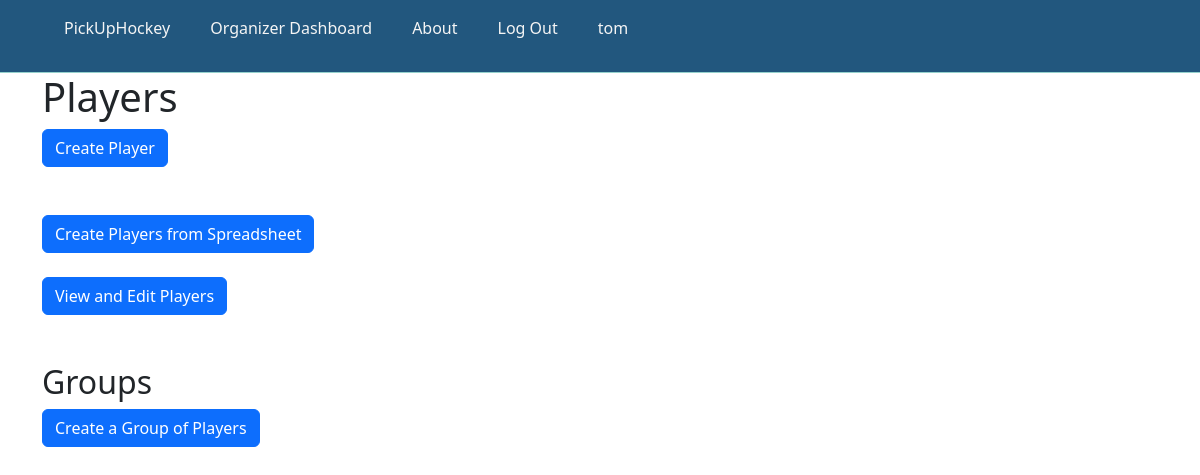
Before: /organize/my-players/ (signed in) with the older database file.
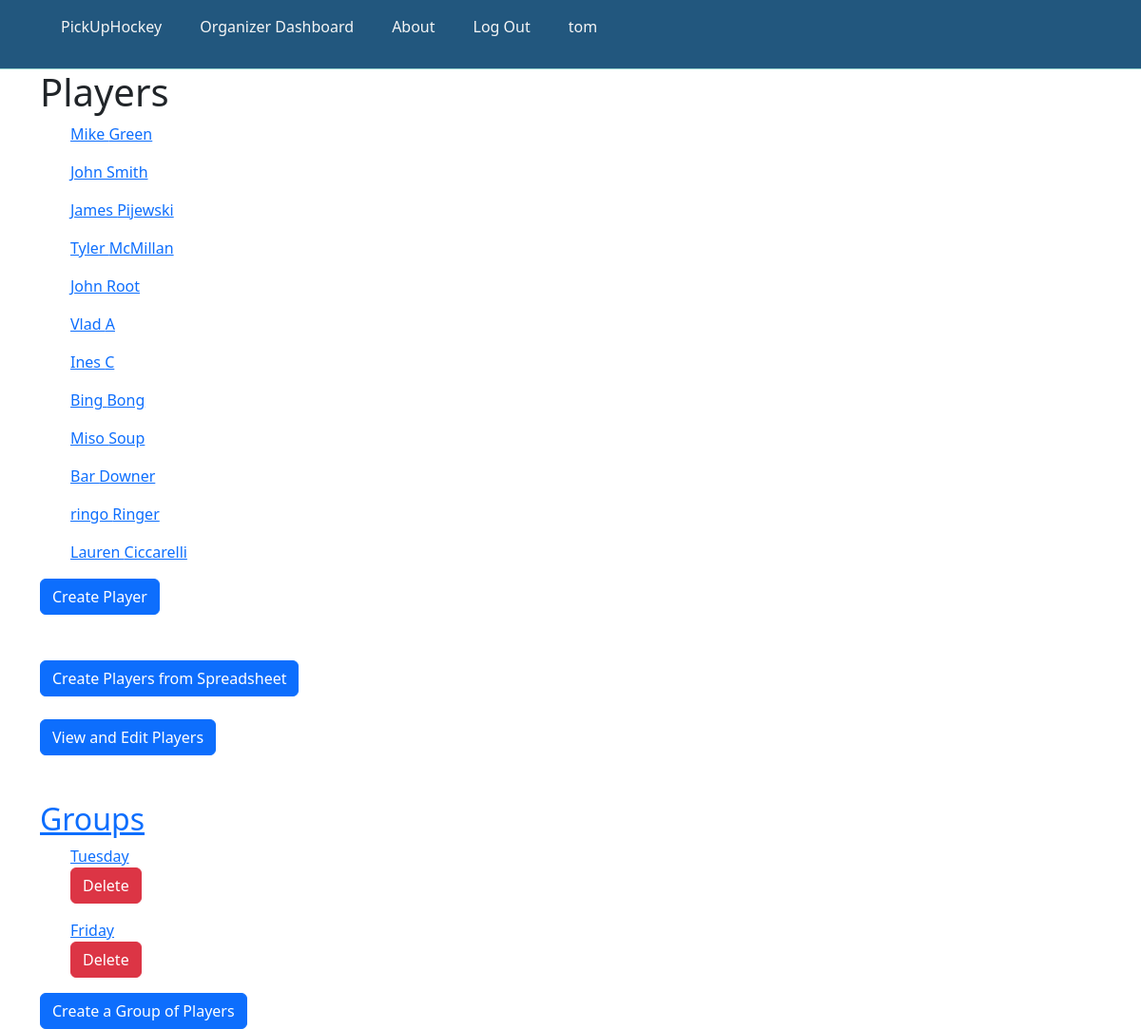
After: the same page with the newer database file.
### OrgDash/models.py (models this page shows, shortened)
class Player(models.Model):
    first_name = models.CharField(max_length=150, default= None)
    last_name = models.CharField(max_length=150, default= None)
    email = models.EmailField(max_length=150, default= None)
    skill = models.DecimalField(max_digits=4, decimal_places=1)
    created_by = models.ForeignKey(User, on_delete= models.CASCADE, default= 1)
    class Meta():
        unique_together= ("created_by", "email")

class PlayerGroup(models.Model):
    created_by = models.ForeignKey(User, on_delete= models.CASCADE, default= 1)
    name = models.CharField(max_length=100, default= "Group Name")
    members = models.ManyToManyField('Player', related_name='groups')

### OrgDash/views.py (the view)
# urls.py: path('my-players/', views.PlayerDash, name='player_dash'),
def PlayerDash(request):
    my_players = Player.objects.filter(created_by=request.user)
    my_groups = PlayerGroup.objects.filter(created_by=request.user)
    return render(request, 'OrgDash/Players/player_dash.html', {'my_groups': my_groups, 'my_players':my_players})

### OrgDash/templates/OrgDash/Players/player_dash.html (shortened to what this page needs)
{% extends 'base.html' %}
{% block body_block %}
<div class="container">
    <h1>Players</h1>
    <div row="row">
        {% for player in my_players %}
        <ul>
        <a href="{{player.id}}">{{player.first_name}} {{player.last_name}}
        </ul>
        {% endfor %}
        <form action="{% url 'OrgDash:create_player' %}">
         <button class="btn btn-primary">Create Player</button>
         <br>
         <br>
         <br>
     </form>
     <form action="{% url 'OrgDash:upload_sheet' %}">
        <button class="btn btn-primary">Create Players from Spreadsheet</button>
      <br>
    </form>
<br>
    <form action="{% url 'OrgDash:player_list' %}">
        <button class="btn btn-primary">View and Edit Players</button>
      <br>
    </form>
    <br>
    <br>
    <h2>Groups</h2>
    {% for group in my_groups %}
    <ul>
        <a href="{% url 'OrgDash:player_group_detail' pk=group.pk %}">{{group.name}} </a>
        <form action="{% url 'OrgDash:player_group_delete' group.pk %}">
            <button class="btn btn-danger">Delete </button>
        </form>
     </ul>
     {% endfor %}
    <form action="{% url 'OrgDash:create_player_group' %}">
      <button class="btn btn-primary">Create a Group of Players</button>
    <br>
  </form>
{% endblock %}

### pickuphockey/templates/base.html (shortened to what this page needs)
{% load static %}
<!DOCTYPE html>
<html lang="en">
<head>
    <link href="https://cdn.jsdelivr.net/npm/bootstrap@5.3.0-alpha1/dist/css/bootstrap.min.css" rel="stylesheet">
    <link rel="stylesheet" href="{% static 'pickuphockey.css' %}">
</head>
    <nav class="base-nav">
        <div class="base-nav-main">
        <ul class="base-nav-links">
            {% if user.is_authenticated %}
            <li class="base-nav-link">
                <a class = "brand base-nav-link " href="#">PickUpHockey</a>
            </li>
            <li class="base-nav-link">
                <a class="base-nav-link" href="{% url 'OrgDash:organizer_dashboard' %}">Organizer Dashboard</a>
            </li>
            <li class="base-nav-link">
                <a class="base-nav-link"  href="">About</a>
            </li>
            <li class="base-nav-link">
                <a class="base-nav-link"  href="{% url 'logout' %}">Log Out</a>
            </li>
            <li class="base-nav-link">
                <a class="base-nav-link" href="#">{{user.username}}</a>
            </li>
          {% endif %}
       </ul>
    </div>
    </nav>
    <body>
                {% block body_block%}
                {% endblock %}
</body>
</html>

### pickuphockey/static/pickuphockey.css (style rules this page uses)
.base-nav { display:flex; background-color:#22577E; padding:16px 32px; border-bottom:0.3px solid #95D1CC; justify-content:space-between; align-items:center; }
.base-nav-main { background-color:#22577E; display:flex; gap:32px; }
.base-nav-link { -webkit-text-fill-color: whitesmoke; background-color:#22577E; text-decoration: none; }
.base-nav-links { background-color:#22577E; display:flex; gap: 40px; list-style: none; }

Changed rows visible on the page:
added Player: first_name "Mike", last_name "Green"
added Player: first_name "John", last_name "Smith"
added Player: first_name "James", last_name "Pijewski"
added Player: first_name "Tyler", last_name "McMillan"
added Player: first_name "John", last_name "Root"
added Player: first_name "Vlad", last_name "A"
added Player: first_name "Ines", last_name "C"
added Player: first_name "Bing", last_name "Bong"
added Player: first_name "Miso", last_name "Soup"
added Player: first_name "Bar", last_name "Downer"
added Player: first_name "ringo", last_name "Ringer"
added Player: first_name "Lauren", last_name "Ciccarelli"
added PlayerGroup: name "Tuesday"
added PlayerGroup: name "Friday"
